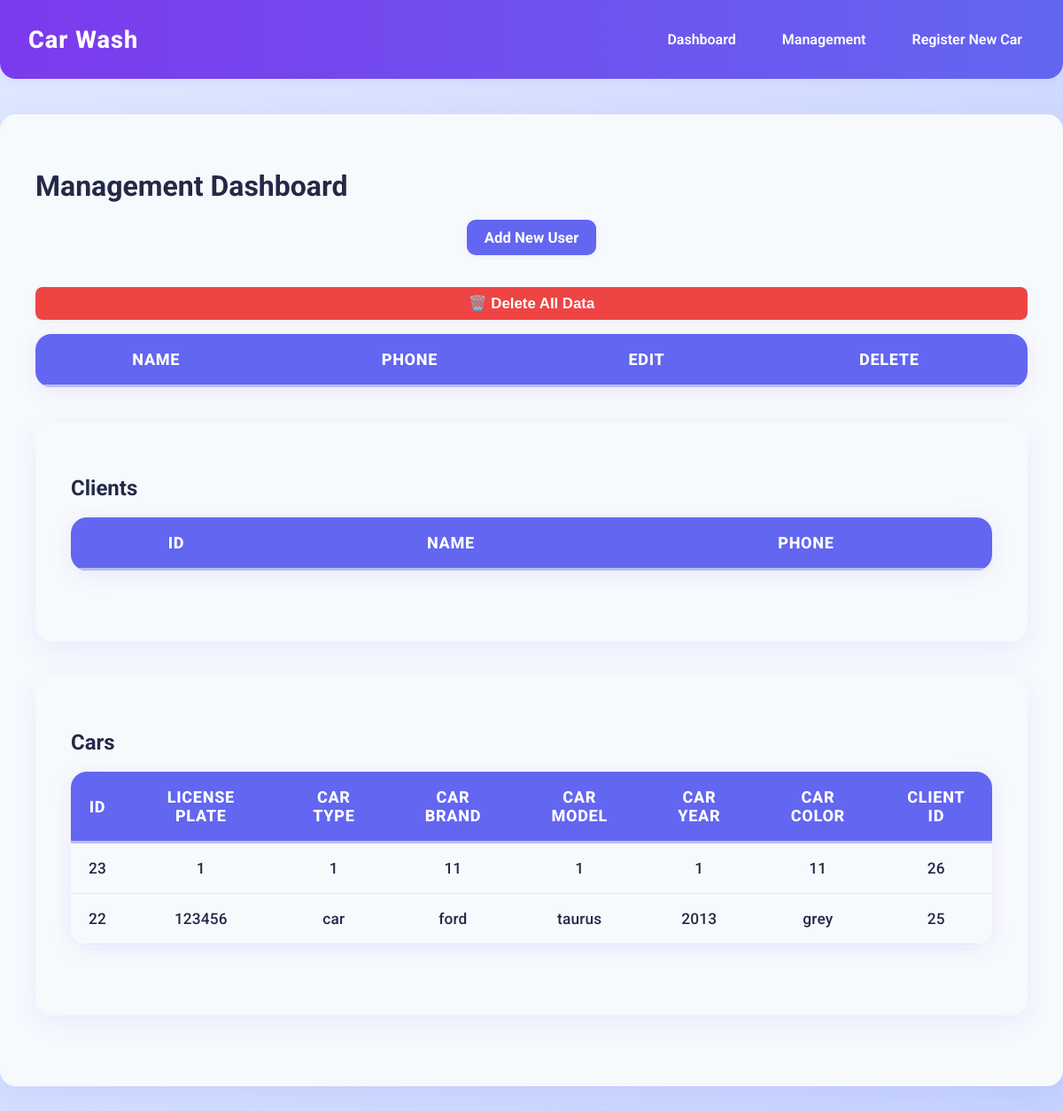
Page /management on the earlier database version.
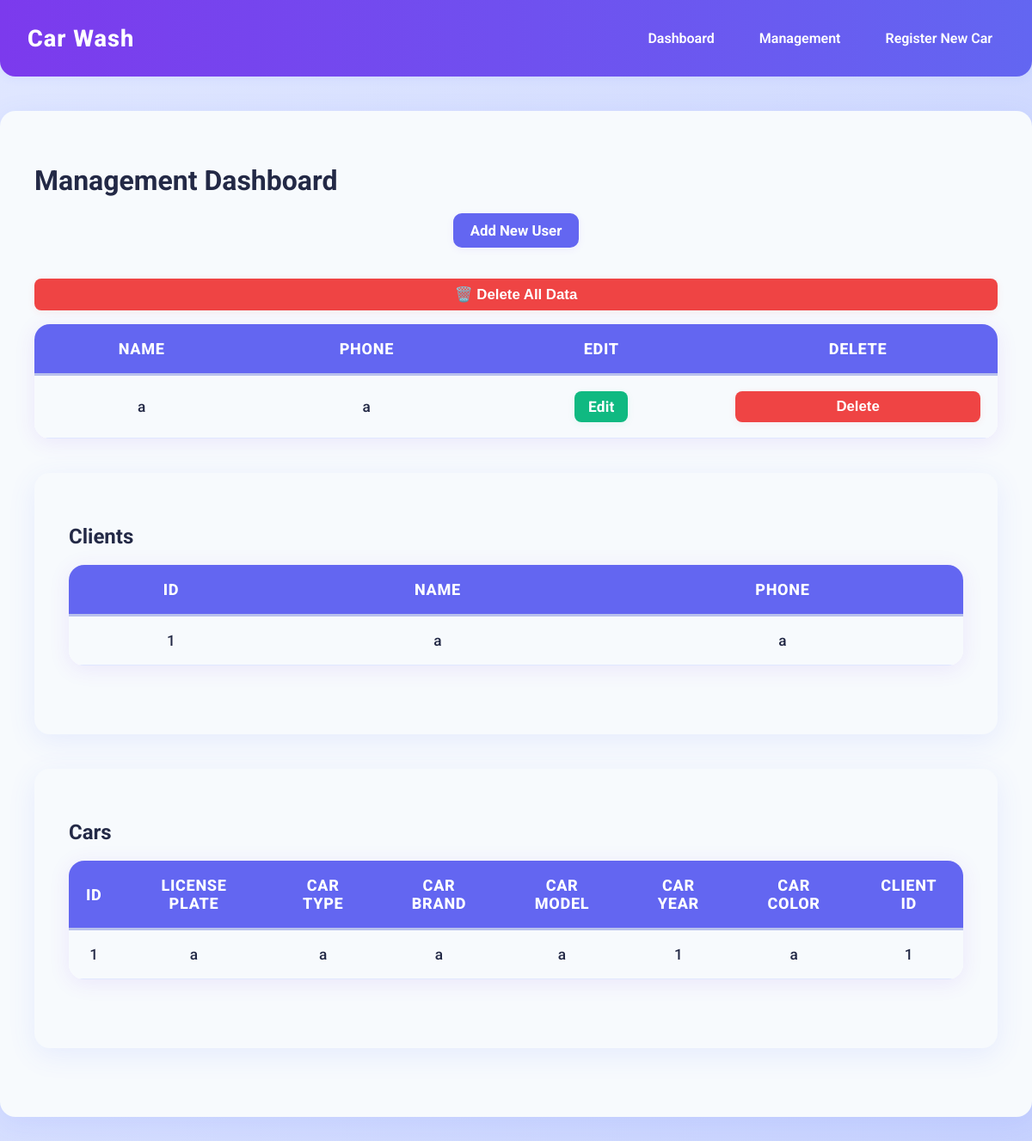
Same page on the later database version.
### tables this page shows
CREATE TABLE "cars" (
	"id"	INTEGER,
	"license_plate"	TEXT NOT NULL UNIQUE,
	"car_type"	TEXT,
	"car_brand"	TEXT,
	"car_model"	TEXT,
	"car_year"	INTEGER,
	"car_color"	TEXT,
	"client_id"	INTEGER,
	PRIMARY KEY("id" AUTOINCREMENT),
	FOREIGN KEY("client_id") REFERENCES "clients"("id")
);

CREATE TABLE "clients" (
	"id"	INTEGER,
	"client_name"	TEXT NOT NULL,
	"client_phone"	TEXT NOT NULL UNIQUE,
	PRIMARY KEY("id" AUTOINCREMENT)
);

### app.py (the view)
@app.route('/management')
def management():
    conn = get_db_connection()
    clients = conn.execute('SELECT * FROM clients ORDER BY id DESC').fetchall()
    cars = conn.execute('SELECT * FROM cars ORDER BY id DESC').fetchall()
    conn.close()
    return render_template('management.html', clients=clients, cars=cars)

### app.py (called while the page is built)
def get_db_connection():
    conn = sqlite3.connect(DB)
    conn.row_factory = sqlite3.Row
    return conn

### templates/management.html (shortened to what this page needs)
<!DOCTYPE html>
<html lang="en">
<head>
    <link rel="stylesheet" href="{{ url_for('static', filename='styles.css') }}" />
</head>
<body>
    <nav class="navbar">
        <div class="nav-brand">Car Wash</div>
        <ul class="nav-links" id="nav-links">
            <li><a href="/dashboard">Dashboard</a></li>
            <li><a href="/management">Management</a></li>
            <li><a href="/">Register New Car</a></li>
        </ul>
    </nav>
    <div class="container">
        <h1>Management Dashboard</h1>
        <p class="link">
            <a href="{{ url_for('add_client') }}" class="button">Add New User</a>
        </p>
        <div class="center-link">
            <form method="POST" action="{{ url_for('clear_all_data') }}"
                onsubmit="return confirm('Are you sure you want to delete ALL clients, cars, and sessions?');">
                <button type="submit" class="delete-btn">🗑️ Delete All Data</button>
            </form>
        </div>
        <table>
            <thead>
                <tr>
                    <th>Name</th>
                    <th>Phone</th>
                    <th>Edit</th>
                    <th>Delete</th>
                </tr>
            </thead>
            <tbody>
                {% for client in clients %}
                <tr>
                    <td>{{ client['client_name'] }}</td>
                    <td>{{ client['client_phone'] }}</td>
                    <td><a href="{{ url_for('edit_client', id=client['id']) }}">Edit</a></td>
                    <td>
                        <form method="POST" action="{{ url_for('delete_client', id=client['id']) }}"
                            onsubmit="return confirm('Are you sure you want to delete this user?');">
                            <button type="submit" class="delete-btn">Delete</button>
                        </form>
                    </td>
                </tr>
                {% endfor %}
            </tbody>
        </table>
        <div class="container">
            <h2>Clients</h2>
            <table>
                <thead>
                    <tr>
                        <th>ID</th>
                        <th>Name</th>
                        <th>Phone</th>
                    </tr>
                </thead>
                <tbody>
                    {% for client in clients %}
                    <tr>
                        <td>{{ client['id'] }}</td>
                        <td>{{ client['client_name'] }}</td>
                        <td>{{ client['client_phone'] }}</td>
                    </tr>
                    {% endfor %}
                </tbody>
            </table>
        </div>
        <div class="container">
            <h2>Cars</h2>
            <table>
                <thead>
                    <tr>
                        <th>ID</th>
                        <th>License Plate</th>
                        <th>Car Type</th>
                        <th>Car Brand</th>
                        <th>Car Model</th>
                        <th>Car Year</th>
                        <th>Car Color</th>
                        <th>Client ID</th>
                    </tr>
                </thead>
                <tbody>
                    {% for car in cars %}
                    <tr>
                        <td>{{ car['id'] }}</td>
                        <td>{{ car['license_plate'] }}</td>
                        <td>{{ car['car_type'] }}</td>
                        <td>{{ car['car_brand'] }}</td>
                        <td>{{ car['car_model'] }}</td>
                        <td>{{ car['car_year'] }}</td>
                        <td>{{ car['car_color'] }}</td>
                        <td>{{ car['client_id'] }}</td>
                    </tr>
                    {% endfor %}
                </tbody>
            </table>
        </div>
    </div>
</body>
</html>

Differences in the rows shown:
removed cars: id "23", license_plate "1", car_type "1", car_brand "11", car_model "1", car_year "1", car_color "11", client_id "26"
removed cars: id "22", license_plate "123456", car_type "car", car_brand "ford", car_model "taurus", car_year "2013", car_color "grey", client_id "25"
added clients: client_name "a", client_phone "a", id "1"
added cars: id "1", license_plate "a", car_type "a", car_brand "a", car_model "a", car_year "1", car_color "a", client_id "1"
